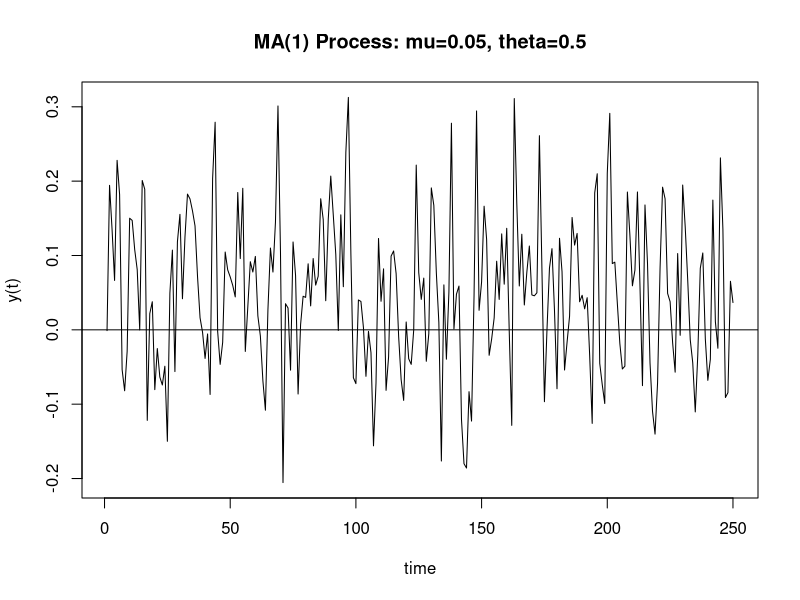
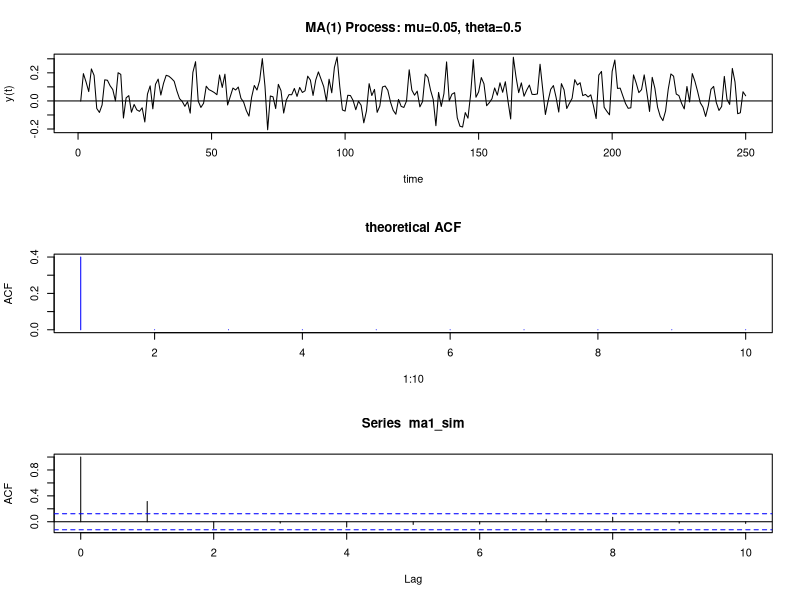
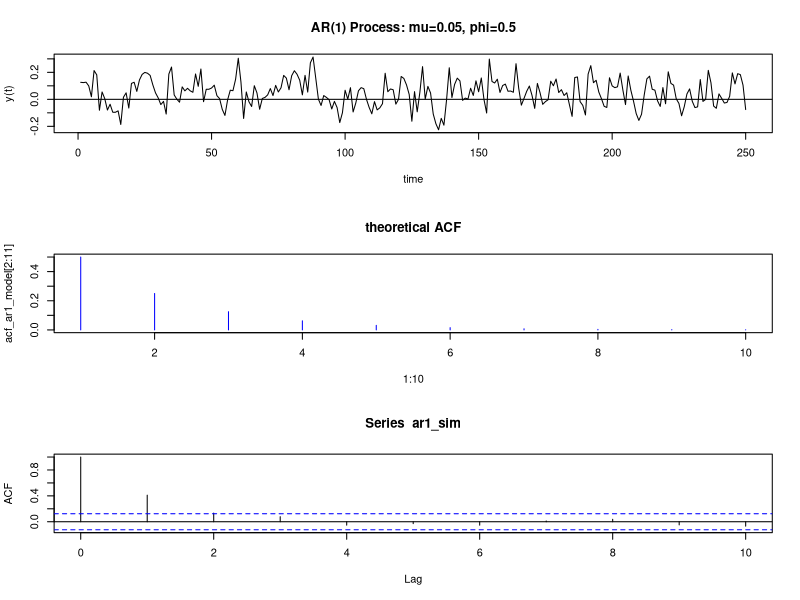

Reproduce these figures in R, in order.
## ---- chunk 1

    set.seed(123);
    # Simulate 250 observations from the described MA(1) model
    ma1_sim <- 0.05 + arima.sim( model=list(ma=0.5), n=250, mean=0, sd=0.1)

## ---- chunk 2
    
    plot(y=ma1_sim, 
         x=seq_along(ma1_sim), 
         main="MA(1) Process: mu=0.05, theta=0.5",
         xlab="time",
         ylab="y(t)",
         type="l")
    abline( h=0 )

## ---- chunk 3

    # Generate the theoretical ACF with upto lag 10
    acf_ma1_model <- ARMAacf(ma=c(0.5), lag.max=10)
    
    # Split plotting window in three rows
    par(mfrow=c(3,1))
    
    # First plot: The simulated observations
    plot(ma1_sim, type="l",main="MA(1) Process: mu=0.05, theta=0.5",xlab="time",ylab="y(t)")
    abline(h=0)
    
    # Second plot: Theoretical ACF
    plot(1:10, acf_ma1_model[2:11], type="h", col="blue",  ylab="ACF", main="theoretical ACF")
    
    # Third plot: Sample ACF
    # Assign to tmp the Sample ACF
    tmp <- acf(x=ma1_sim, lag.max=10, type=c("correlation") )
    
    # Reset graphical window to only one graph
    par(mfrow=c(1,1))


## ---- chunk 4

    set.seed(123);
    # Simulate 250 observations from the described AR(1) model
    ar1_sim <- 0.05 + arima.sim( model=list(ar=0.5), n=250, mean=0, sd=0.1)
    # Generate the theoretical ACF with ten lags
    acf_ar1_model <- ARMAacf(ar=c(0.5), lag.max=10)
    
    # Split plotting window in three rows
    par(mfrow=c(3,1))
    
    # Generate the same three graphs as in the previous exercise 
    par(mfrow=c(3,1))
    
    # First plot: The simulated observations
    plot(ar1_sim, type="l", main="AR(1) Process: mu=0.05, phi=0.5",xlab="time",ylab="y(t)")
    abline(h=0)
    
    # Second plot: Theoretical AFC
    plot(1:10, acf_ar1_model[2:11], type="h", col="blue", main="theoretical ACF")
    
    # Third plot: Sample AFC
    tmp <- acf(x=ar1_sim, lag.max=10, type=c("correlation") )
    
    # Reset plotting window to default
    par(mfrow=c(1,1));

